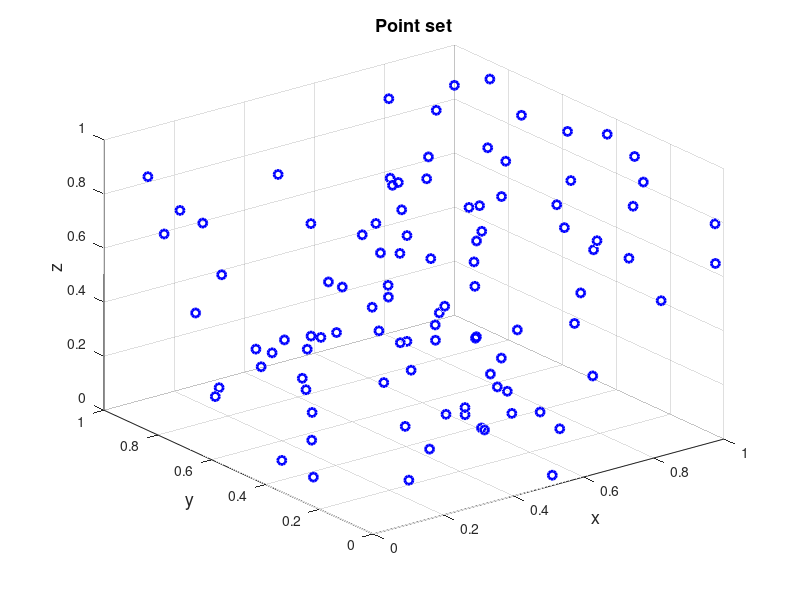

The MATLAB script that drew this image: (Note: this script raises an error after producing the figure.)
%% Vertices of 3-dimensional convex hull of a random point set

%% Initial data
% Set the random number generator.
rng(1);
%% 
% Set the points the convex hull of which is to be calculated.
points=rand(100,3);
%%
% Plot the point set in blue circles.
figure('Name','Point set','NumberTitle','off')
scatter3(points(:,1),points(:,2),points(:,3),...
    'marker','o','MarkerEdgeColor',[0 0 1],'LineWidth',2)
xlabel('x','FontSize',13);
ylabel('y','FontSize',13);
zlabel('z','FontSize',13);
title('Point set','FontSize',13)

%% Processing
% Find the point identities defining each facet of the convex hull of the
% point set with the new algorithm.
chull1=convhull_nd(points);

%% Plots
%
%%
% Find the coordinates of the vertices of the convex hull.
convhullvert=points(unique(chull1(:)),:);
%%
% Plot the vertices of the convex hull of the point set in orange
% asterisks.
hold on
scatter3(convhullvert(:,1),convhullvert(:,2),convhullvert(:,3),...
    'marker','*','MarkerEdgeColor',[1 0.5 0],'LineWidth',2);

%% Contact author
%
%  (c) 2024 by George Papazafeiropoulos
%  First Lieutenant, Infrastructure Engineer, Hellenic Air Force
%  Civil Engineer, M.Sc., Ph.D. candidate, NTUA
%
% Email: gpapazafeiropoulos@yahoo.gr
%
% Website: http://users.ntua.gr/gpapazaf/
%


